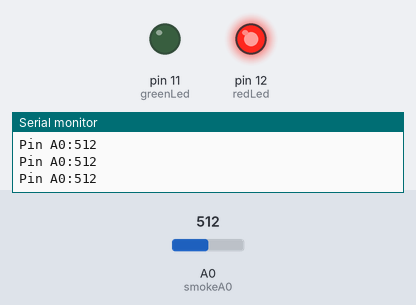
Simulated run of this sketch. Board: Arduino Uno, built with avr-gcc and run on an emulated ATmega328P. On the bench: output pins drawn as LEDs (lit = HIGH), the last lines printed to the serial monitor. Inputs (shaded band) come from the test bench; at power-on: A0 (smokeA0) = 512.

Above: at 1.2 s.
1.3 s: A0 (smokeA0) set to 412
2.8 s: A0 (smokeA0) set to 385
At 4.0 s:
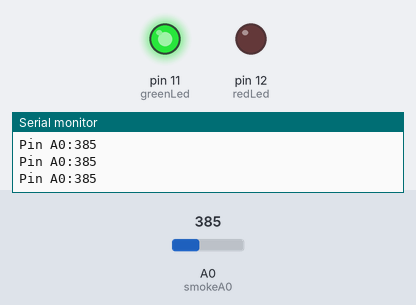
4.3 s: A0 (smokeA0) set to 410
At 5.5 s:
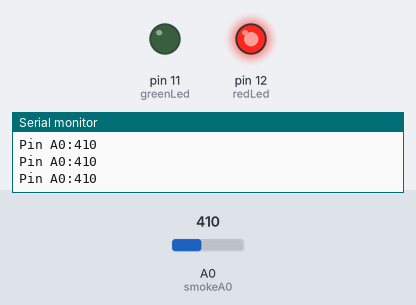
5.8 s: A0 (smokeA0) set to 390
At 6.8 s:
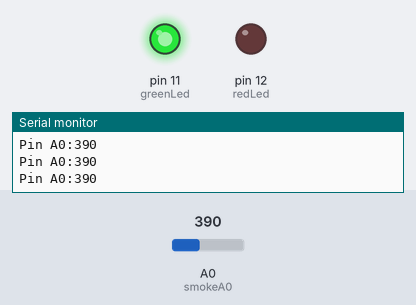
Timing chart, 0 to 8.3 s (numbered marks = the images above; inputs shaded):
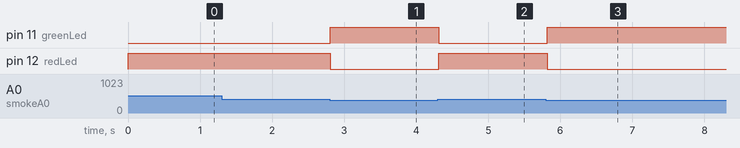

Measured:
- the behaviour switches between 401 and 400 on A0 (smokeA0) (found by bisection; images 0 and 1)
- after the input at 2.8 s, pin 11 (greenLed): LOW → HIGH at once; pin 12 (redLed): HIGH → LOW at once
- after the input at 4.3 s, pin 11 (greenLed): HIGH → LOW at once; pin 12 (redLed): LOW → HIGH at once
- after the input at 5.8 s, pin 11 (greenLed): LOW → HIGH at once; pin 12 (redLed): HIGH → LOW at once

The sketch:

GasSensor.ino
```cpp
int redLed=12;
int greenLed=11;
int smokeA0=A0;
//Threshold value
int sensorThres=400;
void setup() {
  // put your setup code here, to run once:
Serial.begin(9600);
pinMode(redLed,OUTPUT);
pinMode(greenLed,OUTPUT);
pinMode(smokeA0,INPUT);

}

void loop() {
  // put your main code here, to run repeatedly:
int analogSensor=analogRead(smokeA0);
Serial.print("Pin A0:");
Serial.println(analogSensor);
//check the value and compare with threshold value
if(analogSensor>sensorThres)
{
  digitalWrite(redLed,HIGH);
  digitalWrite(greenLed,LOW);
}
else
{
  digitalWrite(redLed,LOW);
  digitalWrite(greenLed,HIGH);
}
delay(100);
}
```
